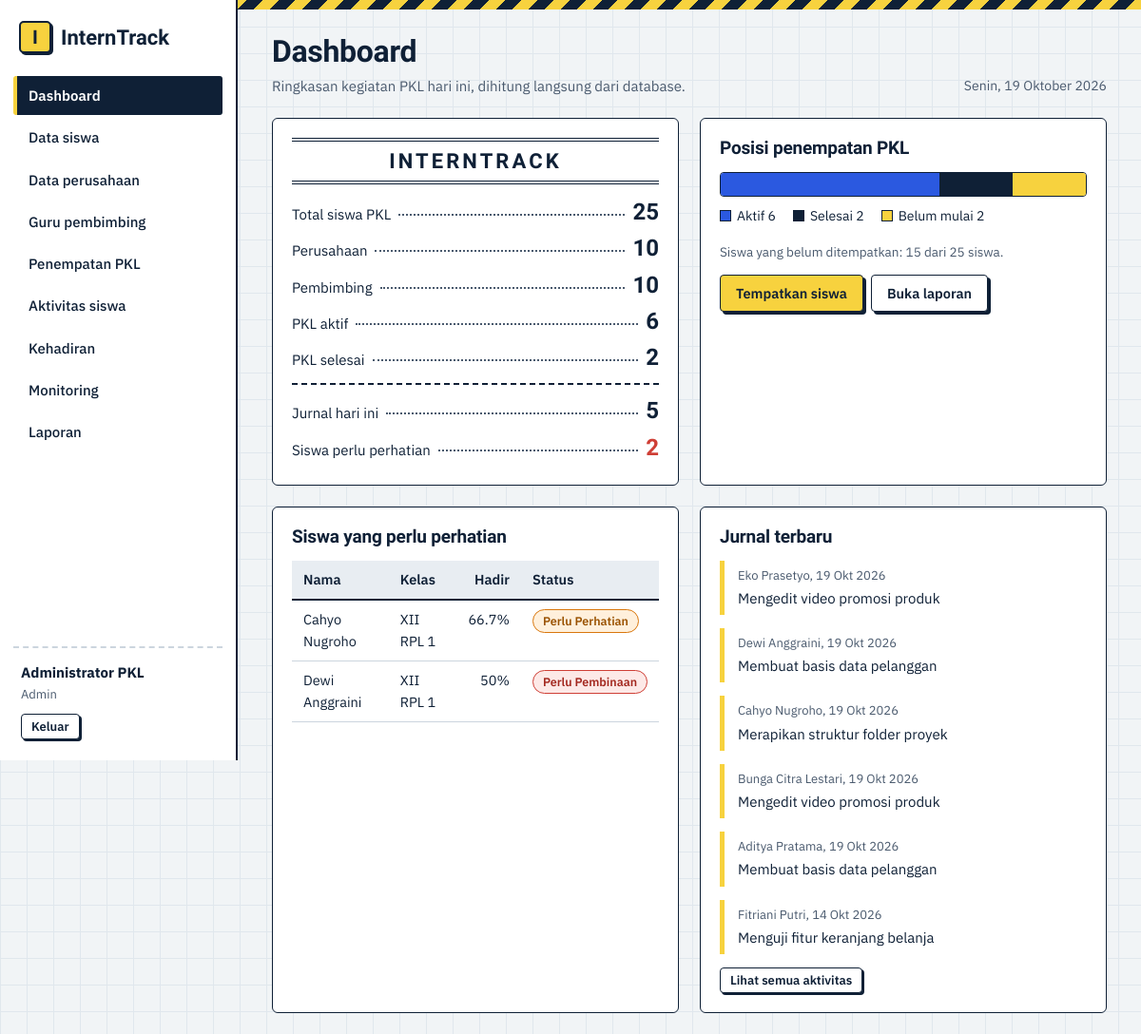
/admin/index.php (signed in), run on the app's committed database.
### tables this page shows
CREATE TABLE siswa (
  id INT UNSIGNED NOT NULL AUTO_INCREMENT,
  user_id INT UNSIGNED NOT NULL,
  nis VARCHAR(20) NOT NULL,
  nama VARCHAR(100) NOT NULL,
  kelas VARCHAR(20) NOT NULL,
  jurusan VARCHAR(60) NOT NULL,
  no_hp VARCHAR(20) NULL,
  PRIMARY KEY (id),
  UNIQUE KEY uq_siswa_nis (nis),
  UNIQUE KEY uq_siswa_user (user_id),
  CONSTRAINT fk_siswa_user FOREIGN KEY (user_id) REFERENCES users(id) ON DELETE CASCADE ON UPDATE CASCADE
);

CREATE TABLE jurnal (
  id INT UNSIGNED NOT NULL AUTO_INCREMENT,
  siswa_id INT UNSIGNED NOT NULL,
  tanggal DATE NOT NULL,
  kegiatan TEXT NOT NULL,
  hasil TEXT NULL,
  kendala TEXT NULL,
  created_at TIMESTAMP NOT NULL DEFAULT CURRENT_TIMESTAMP,
  PRIMARY KEY (id),
  KEY idx_jurnal_tanggal (tanggal),
  CONSTRAINT fk_jurnal_siswa FOREIGN KEY (siswa_id) REFERENCES siswa(id) ON DELETE CASCADE ON UPDATE CASCADE
);

### config/db.php (called while the page is built, shortened)
<?php
function db(): PDO
{
    static $pdo = null;
    if ($pdo === null) {
        try {
            $pdo = new PDO(
                'mysql:host=' . DB_HOST . ';dbname=' . DB_NAME . ';charset=utf8mb4',
                DB_USER,
                DB_PASS,
                [PDO::ATTR_ERRMODE => PDO::ERRMODE_EXCEPTION, PDO::ATTR_DEFAULT_FETCH_MODE => PDO::FETCH_ASSOC]
            );
        } catch (PDOException $ex) {
            die('Koneksi database gagal. Pastikan MySQL menyala dan database "interntrack" sudah diimpor. Detail: ' . htmlspecialchars($ex->getMessage()));
        }
    }
    return $pdo;
}

### admin/index.php (the view, shortened to what this page needs)
<?php
require_once __DIR__ . '/../config/helpers.php';
$pdo = db();
$hit = function (string $sql) use ($pdo): int { return (int) $pdo->query($sql)->fetchColumn(); };
$totalSiswa  = $hit('SELECT COUNT(*) FROM siswa');
$totalPersh  = $hit('SELECT COUNT(*) FROM perusahaan');
$totalPemb   = $hit('SELECT COUNT(*) FROM pembimbing');
$aktif       = $hit("SELECT COUNT(*) FROM penempatan WHERE status='Aktif'");
$selesai     = $hit("SELECT COUNT(*) FROM penempatan WHERE status='Selesai'");
$belum       = $hit("SELECT COUNT(*) FROM penempatan WHERE status='Belum Mulai'");
$jurnalHari  = $hit('SELECT COUNT(*) FROM jurnal WHERE tanggal = CURDATE()');
$rekap       = rekap_kehadiran();
$perhatian   = array_values(array_filter($rekap, function ($r) { return $r['total'] > 0 && $r['persen'] < 75; }));
$totalPn     = max(1, $aktif + $selesai + $belum);
$jurnalBaru = $pdo->query('SELECT j.tanggal, j.kegiatan, s.nama FROM jurnal j JOIN siswa s ON s.id=j.siswa_id ORDER BY j.tanggal DESC, j.id DESC LIMIT 6')->fetchAll();
layout_start('Dashboard', 'dashboard', 'Ringkasan kegiatan PKL hari ini, dihitung langsung dari database.');
?>
<div class="grid2">
  <section class="card ledger">
    <div class="head">INTERNTRACK</div>
    <div class="row"><span>Total siswa PKL</span><i></i><b><?= $totalSiswa ?></b></div>
    <div class="row"><span>Perusahaan</span><i></i><b><?= $totalPersh ?></b></div>
    <div class="row"><span>Pembimbing</span><i></i><b><?= $totalPemb ?></b></div>
    <div class="row"><span>PKL aktif</span><i></i><b><?= $aktif ?></b></div>
    <div class="row"><span>PKL selesai</span><i></i><b><?= $selesai ?></b></div>
    <div class="rule"></div>
    <div class="row"><span>Jurnal hari ini</span><i></i><b><?= $jurnalHari ?></b></div>
    <div class="row <?= count($perhatian) ? 'hot' : '' ?>"><span>Siswa perlu perhatian</span><i></i><b><?= count($perhatian) ?></b></div>
  </section>
  <section class="card">
    <h2>Posisi penempatan PKL</h2>
    <div class="seg" role="img" aria-label="Aktif <?= $aktif ?>, selesai <?= $selesai ?>, belum mulai <?= $belum ?>">
      <span style="width:<?= $aktif / $totalPn * 100 ?>%;background:var(--blue)"></span>
      <span style="width:<?= $selesai / $totalPn * 100 ?>%;background:var(--ink)"></span>
      <span style="width:<?= $belum / $totalPn * 100 ?>%;background:var(--hv)"></span>
    </div>
    <div class="legend">
      <span><i style="background:var(--blue)"></i>Aktif <?= $aktif ?></span>
      <span><i style="background:var(--ink)"></i>Selesai <?= $selesai ?></span>
      <span><i style="background:var(--hv)"></i>Belum mulai <?= $belum ?></span>
    </div>
    <p class="note" style="margin-top:16px">Siswa yang belum ditempatkan: <?= max(0, $totalSiswa - ($aktif + $selesai + $belum)) ?> dari <?= $totalSiswa ?> siswa.</p>
    <div class="actions" style="margin-top:12px">
      <a class="btn" href="<?= url('admin/penempatan.php?aksi=form') ?>">Tempatkan siswa</a>
      <a class="btn ghost" href="<?= url('laporan/siswa.php') ?>">Buka laporan</a>
    </div>
  </section>
</div>
<div class="grid2">
  <section class="card">
    <h2>Siswa yang perlu perhatian</h2>
    <?php if (!$perhatian): ?>
      <div class="empty">Semua siswa dengan data kehadiran berada di atas 75 persen.</div>
    <?php else: ?>
      <div class="tablewrap"><table class="tbl"><thead><tr><th>Nama</th><th>Kelas</th><th class="num">Hadir</th><th>Status</th></tr></thead><tbody>
      <?php foreach ($perhatian as $r): ?>
        <tr><td><?= e($r['nama']) ?></td><td><?= e($r['kelas']) ?></td><td class="num"><?= e($r['persen']) ?>%</td><td><?= badge_hadir($r['status']) ?></td></tr>
      <?php endforeach; ?></tbody></table></div>
    <?php endif; ?>
  </section>
  <section class="card">
    <h2>Jurnal terbaru</h2>
    <?php if (!$jurnalBaru): ?><div class="empty">Belum ada jurnal yang masuk.</div>
    <?php else: foreach ($jurnalBaru as $j): ?>
      <div class="entry"><div class="meta"><?= e($j['nama']) ?>, <?= tgl($j['tanggal']) ?></div><?= e($j['kegiatan']) ?></div>
    <?php endforeach; endif; ?>
    <a class="btn ghost sm" href="<?= url('admin/jurnal.php') ?>">Lihat semua aktivitas</a>
  </section>
</div>
<?php layout_end();

### config/helpers.php (shortened to what this page needs)
<?php
require_once __DIR__ . '/db.php';
function e($v): string { return htmlspecialchars((string) $v, ENT_QUOTES, 'UTF-8'); }
function url(string $p = ''): string { return BASE . '/' . ltrim($p, '/'); }
function user(): ?array { return $_SESSION['user'] ?? null; }
function home_for(string $role): string { return $role === 'siswa' ? 'siswa/index.php' : 'admin/index.php'; }
function tgl($d): string
{
    $b = ['', 'Jan', 'Feb', 'Mar', 'Apr', 'Mei', 'Jun', 'Jul', 'Agu', 'Sep', 'Okt', 'Nov', 'Des'];
    $t = strtotime($d);
    return date('j', $t) . ' ' . $b[(int) date('n', $t)] . ' ' . date('Y', $t);
}
function hari_ini_panjang(): string
{
    $h = ['Minggu', 'Senin', 'Selasa', 'Rabu', 'Kamis', 'Jumat', 'Sabtu'];
    $b = ['', 'Januari', 'Februari', 'Maret', 'April', 'Mei', 'Juni', 'Juli', 'Agustus', 'September', 'Oktober', 'November', 'Desember'];
    return $h[(int) date('w')] . ', ' . date('j') . ' ' . $b[(int) date('n')] . ' ' . date('Y');
}
function persen_hadir(int $hadir, int $total): float
{
    return $total > 0 ? round($hadir / $total * 100, 1) : 0.0;
}
function status_kehadiran(float $persen): string
{
    if ($persen >= 90) { return 'Sangat Baik'; }
    if ($persen >= 75) { return 'Baik'; }
    if ($persen >= 60) { return 'Perlu Perhatian'; }
    return 'Perlu Pembinaan';
}
function rekap_kehadiran(string $where = '', array $params = []): array
{
    $sql = "SELECT s.id, s.nis, s.nama, s.kelas, COUNT(a.id) AS total,
                   COALESCE(SUM(a.status='Hadir'),0) AS hadir, COALESCE(SUM(a.status='Izin'),0) AS izin,
                   COALESCE(SUM(a.status='Sakit'),0) AS sakit, COALESCE(SUM(a.status='Alpa'),0) AS alpa
            FROM siswa s LEFT JOIN absensi a ON a.siswa_id = s.id $where
            GROUP BY s.id, s.nis, s.nama, s.kelas ORDER BY s.nama";
    $st = db()->prepare($sql);
    $st->execute($params);
    $rows = $st->fetchAll();
    foreach ($rows as &$r) {
        $r['persen'] = persen_hadir((int) $r['hadir'], (int) $r['total']);
    }
    return $rows;
}
function badge_hadir(string $s): string
{
    $c = ['Sangat Baik' => 'sb', 'Baik' => 'baik', 'Perlu Perhatian' => 'pp', 'Perlu Pembinaan' => 'pb'];
    return '<span class="badge b-' . ($c[$s] ?? 'none') . '">' . e($s) . '</span>';
}
function layout_start(string $title, string $active = '', string $sub = ''): void
{
    $u = user();
    $roleLabel = ['admin' => 'Admin', 'pembimbing' => 'Guru pembimbing', 'siswa' => 'Siswa'][$u['role']] ?? '';
    if ($u['role'] === 'siswa') {
        $nav = [['Beranda', 'siswa/index.php', 'beranda'], ['Profil dan tempat PKL', 'siswa/profil.php', 'profil'],
            ['Jurnal kegiatan', 'siswa/jurnal.php', 'jurnal'], ['Kehadiran', 'siswa/absensi.php', 'absensi'],
            ['Hasil monitoring', 'siswa/monitoring.php', 'monitoring']];
    } else {
        $nav = [['Dashboard', 'admin/index.php', 'dashboard'], ['Data siswa', 'admin/siswa.php', 'siswa'],
            ['Data perusahaan', 'admin/perusahaan.php', 'perusahaan'], ['Guru pembimbing', 'admin/pembimbing.php', 'pembimbing'],
            ['Penempatan PKL', 'admin/penempatan.php', 'penempatan'], ['Aktivitas siswa', 'admin/jurnal.php', 'jurnal'],
            ['Kehadiran', 'admin/absensi.php', 'absensi'], ['Monitoring', 'admin/monitoring.php', 'monitoring'],
            ['Laporan', 'laporan/siswa.php', 'laporan']];
    }
    ?><!DOCTYPE html>
<html lang="id">
<head>
<link rel="stylesheet" href="<?= url('assets/css/style.css') ?>">
</head>
<body>
<div class="app">
  <aside class="side">
    <a class="brand" href="<?= url(home_for($u['role'])) ?>"><span class="mark">I</span><span>InternTrack</span></a>
    <nav class="nav">
      <?php foreach ($nav as $n): ?>
        <a href="<?= url($n[1]) ?>"<?= $n[2] === $active ? ' class="on"' : '' ?>><?= e($n[0]) ?></a>
      <?php endforeach; ?>
    </nav>
    <div class="who">
      <strong><?= e($u['nama']) ?></strong>
      <span><?= e($roleLabel) ?></span>
      <a class="btn sm ghost" href="<?= url('auth/logout.php') ?>">Keluar</a>
    </div>
  </aside>
  <main class="main">
    <div class="stripe"></div>
    <header class="pagehead">
      <div>
        <h1><?= e($title) ?></h1>
        <?php if ($sub !== ''): ?><p class="sub"><?= e($sub) ?></p><?php endif; ?>
      </div>
      <div class="today no-print"><?= e(hari_ini_panjang()) ?></div>
    </header>
<?php
}
function layout_end(): void
{
    ?>
  </main>
</div>
</body>
</html>
<?php
}

### data on the page
siswa: nama "Cahyo Nugroho", kelas "XII RPL 1", persen "66.7", s "Perlu Perhatian"
siswa: nama "Dewi Anggraini", kelas "XII RPL 1", persen "50", s "Perlu Pembinaan"
jurnal: siswa.nama "Eko Prasetyo", tanggal "19 Okt 2026", kegiatan "Mengedit video promosi produk"
jurnal: siswa.nama "Dewi Anggraini", tanggal "19 Okt 2026", kegiatan "Membuat basis data pelanggan"
jurnal: siswa.nama "Cahyo Nugroho", tanggal "19 Okt 2026", kegiatan "Merapikan struktur folder proyek"
jurnal: siswa.nama "Bunga Citra Lestari", tanggal "19 Okt 2026", kegiatan "Mengedit video promosi produk"
jurnal: siswa.nama "Aditya Pratama", tanggal "19 Okt 2026", kegiatan "Membuat basis data pelanggan"
jurnal: siswa.nama "Fitriani Putri", tanggal "14 Okt 2026", kegiatan "Menguji fitur keranjang belanja"

### other printed values
$n[0] "Dashboard"
$n[0] "Data siswa"
$n[0] "Data perusahaan"
$n[0] "Guru pembimbing"
$n[0] "Penempatan PKL"
$n[0] "Aktivitas siswa"
$n[0] "Kehadiran"
$n[0] "Monitoring"
$n[0] "Laporan"
$u['nama'] "Administrator PKL"
$roleLabel "Admin"
$title "Dashboard"
$sub "Ringkasan kegiatan PKL hari ini, dihitung langsung dari database."
hari_ini_panjang() "Senin, 19 Oktober 2026"
$totalSiswa "25"
